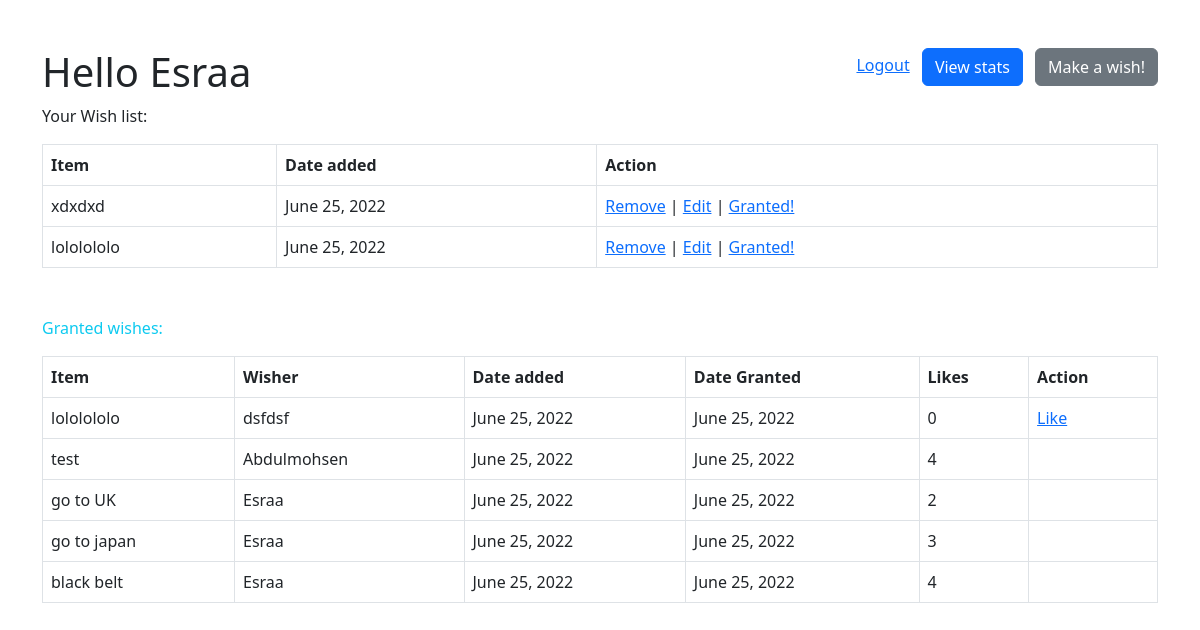
The app's page /wishes (signed in) with its own data.
### Wish_App/models.py (models this page shows, shortened)
class User(models.Model):
    fname = models.TextField()
    lname = models.TextField()
    email = models.EmailField()
    password = models.TextField()
    created_at = models.DateTimeField(auto_now_add=True)
    updated_at = models.DateTimeField(auto_now=True)
    objects = UserManager()

class Wish(models.Model):
    item = models.CharField(max_length=255)
    desc = models.TextField()
    isGranted = models.BooleanField()
    grand_date = models.DateField(auto_now=True)
    user = models.ForeignKey(User, related_name="wish",
                             on_delete=models.CASCADE)
    likes = models.ManyToManyField(User, related_name="likes")
    date_add = models.DateField(auto_now_add=True)
    objects = WishManager()

### Wish_App/views.py (the view)
# urls.py: path('wishes', views.wishes),
def wishes(request):
    if not 'user_id' in request.session:
        return redirect('/')
    context = {
        "user": User.objects.get(id=request.session['user_id']),
        "wishes": Wish.objects.all().order_by('-id')
    }
    return render(request, "wishes.html", context)

### Wish_App/templates/wishes.html (shortened to what this page needs)
<!DOCTYPE html>
<html lang="en">
<head>
    <link href="https://cdn.jsdelivr.net/npm/bootstrap@5.2.0-beta1/dist/css/bootstrap.min.css" rel="stylesheet"
>
</head>
<body>
    <div class="container my-5">
        <div class="head d-flex justify-content-between">
            <h1>Hello {{ user.fname }}</h1>
            <div class="action ">
                <a href="/logout">Logout</a>
                <a href="/view" class="btn btn-primary mx-2">View stats</a>
                <a href="/addWish" class="btn btn-secondary ">Make a wish!</a>
            </div>
        </div>
        <div class="wishes">
            <div class="user-wishe">
                <p>Your Wish list:</p>
                <table class="table table-swisheed table-bordered">
                    <thead>
                        <tr>
                            <th>Item</th>
                            <th>Date added</th>
                            <th>Action</th>
                        </tr>
                    </thead>
                    <tbody>
                        {% for wish in wishes %}
                        {% if wish.isGranted == 0 %}
                        {%if user.id == wish.user.id %}
                        <tr>
                            <td>{{ wish.item }}</td>
                            <td>{{ wish.date_add }}</td>
                            <td>
                                <a href="/remove/{{ wish.id }}">Remove</a> |
                                <a href="/edit/{{ wish.id }}">Edit</a> |
                                <a href="/grante/{{ wish.id }}">Granted!</a>
                            </td>
                        </tr>
                        {%endif%}
                        {%endif%}
                        {%endfor%}
                    </tbody>
                </table>
            </div>
            <div class="other-wishes my-5">
                <p class="text-info">Granted wishes:</p>
                <table class="table table-swisheed table-bordered">
                    <thead>
                        <tr>
                            <th>Item</th>
                            <th>Wisher</th>
                            <th>Date added</th>
                            <th>Date Granted</th>
                            <th>Likes</th>
                            <th>Action</th>
                        </tr>
                    </thead>
                    <tbody>
                        {% for wish in wishes %}
                        {% if wish.isGranted == 1 %}
                        <tr>
                            <td>{{ wish.item }}</td>
                            <td>{{ wish.user.fname }}</td>
                            <td>{{ wish.date_add }}</td>
                            <td>{{ wish.grand_date }}</td>
                            <td>
                                {{ wish.likes.all.count }}
                            </td>
                            <td>
                                {% if not user in wish.likes.all and user.id != wish.user.id %}
                                <a href="/like/{{wish.id}}">Like</a>
                                {%endif%}
                            </td>
                        </tr>
                        {%endif%}
                        {%endfor%}
                    </tbody>
                </table>
            </div>
        </div>
    </div>
</body>
</html>

### records on screen
User: fname "Esraa"
Wish: item "xdxdxd", date_add "June 25, 2022"
Wish: item "lololololo", date_add "June 25, 2022"
Wish: item "lololololo", user.fname "dsfdsf", date_add "June 25, 2022", grand_date "June 25, 2022", likes.all.count "0"
Wish: item "test", user.fname "Abdulmohsen", date_add "June 25, 2022", grand_date "June 25, 2022", likes.all.count "4"
Wish: item "go to UK", user.fname "Esraa", date_add "June 25, 2022", grand_date "June 25, 2022", likes.all.count "2"
Wish: item "go to japan", user.fname "Esraa", date_add "June 25, 2022", grand_date "June 25, 2022", likes.all.count "3"
Wish: item "black belt", user.fname "Esraa", date_add "June 25, 2022", grand_date "June 25, 2022", likes.all.count "4"
